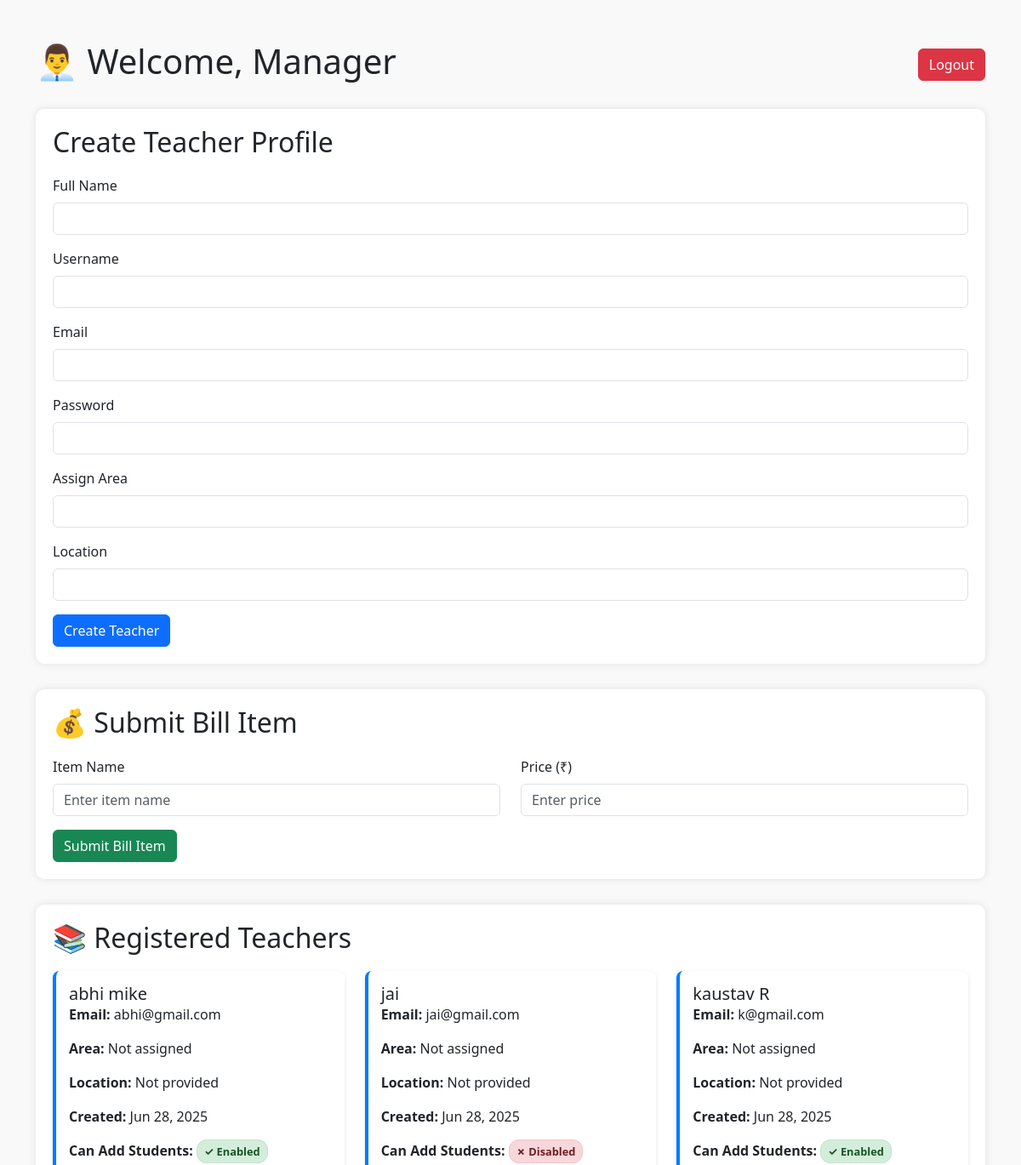
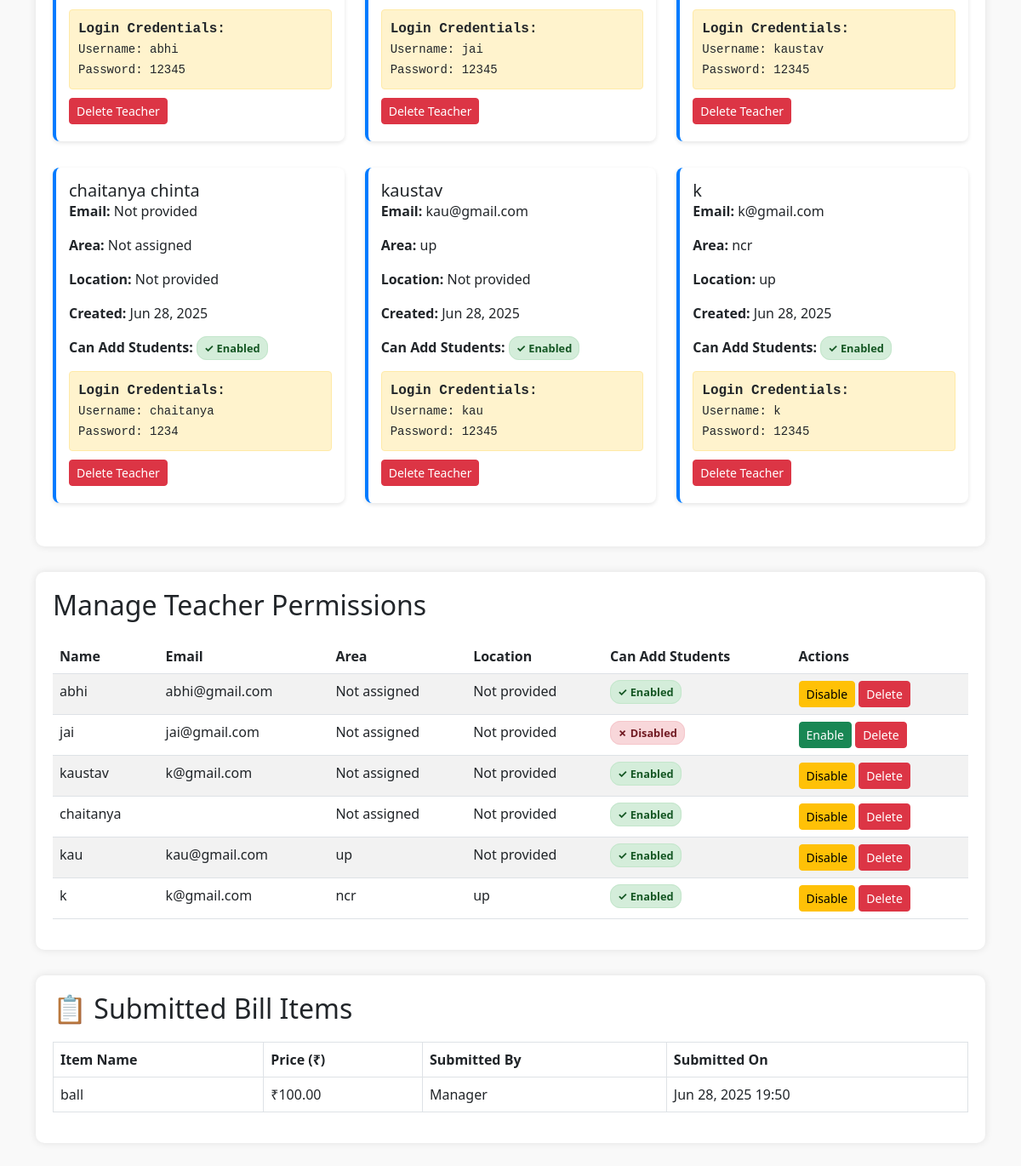
The page /api/manager/ on the database its author committed (2 pictures, top to bottom).
### accounts/models.py (models this page shows, shortened)
class User(models.Model):
    ROLE_CHOICES = [
        ('admin', 'Admin'),
        ('manager', 'Manager'),
        ('teacher', 'Teacher'),
        ('student', 'Student'),
    ]
    username = models.CharField(max_length=100, unique=True)
    password = models.CharField(max_length=100)
    name = models.CharField(max_length=100)
    email = models.EmailField(blank=True)
    role = models.CharField(max_length=10, choices=ROLE_CHOICES)
    area = models.CharField(max_length=100, blank=True, null=True, help_text="Assigned area for teachers")
    location = models.CharField(max_length=100, blank=True, null=True, help_text="Location of the user")
    created_at = models.DateTimeField(auto_now_add=True)
    can_add_students = models.BooleanField(default=True, help_text="Whether teacher can add new students")

class BillItem(models.Model):
    item_name = models.CharField(max_length=200, help_text="Name of the item")
    price = models.DecimalField(max_digits=10, decimal_places=2, help_text="Price of the item")
    submitted_by = models.ForeignKey(User, on_delete=models.CASCADE, related_name='submitted_bills')
    submitted_at = models.DateTimeField(auto_now_add=True)

### accounts/views.py (the view, shortened to what this page needs)
# urls.py: path('manager/', views.manager_page, name='manager_page'),
def manager_page(request):
    ensure_admin_manager()
    message = error = None
    teachers = User.objects.filter(role='teacher')
    bill_items = BillItem.objects.all().order_by('-submitted_at')
    return render(request, 'accounts/manager.html', {
        'message': message,
        'error': error,
        'teachers': teachers,
        'bill_items': bill_items
    })

### accounts/views.py (called while the page is built)
def ensure_admin_manager():
    for creds in [ADMIN_CREDENTIALS, MANAGER_CREDENTIALS]:
        User.objects.get_or_create(
            username=creds['username'],
            defaults={
                'password': creds['password'],
                'role': creds['role'],
                'name': creds['name'],
                'email': creds['email']
            }
        )

### accounts/templates/accounts/manager.html (shortened to what this page needs)
<!DOCTYPE html>
<html>
<head>
  <link rel="stylesheet" href="https://cdn.jsdelivr.net/npm/bootstrap@5.3.0/dist/css/bootstrap.min.css">
</head>
<body>
  <div class="container mt-5">
    <div class="d-flex justify-content-between align-items-center mb-4">
      <h1>👨‍💼 Welcome, Manager</h1>
      <a href="/api/logout/" class="btn btn-danger">Logout</a>
    </div>
    <div class="section-box">
      <h2>Create Teacher Profile</h2>
      <form method="POST" action="">
        <div class="mb-3">
          <label class="form-label">Full Name</label>
          <input type="text" name="name" class="form-control" required>
        </div>
        <div class="mb-3">
          <label class="form-label">Username</label>
          <input type="text" name="username" class="form-control" required>
        </div>
        <div class="mb-3">
          <label class="form-label">Email</label>
          <input type="email" name="email" class="form-control" required>
        </div>
        <div class="mb-3">
          <label class="form-label">Password</label>
          <input type="password" name="password" class="form-control" required>
        </div>
        <div class="mb-3">
          <label class="form-label">Assign Area</label>
          <input type="text" name="area" class="form-control" required>
        </div>
        <div class="mb-3">
          <label class="form-label">Location</label>
          <input type="text" name="location" class="form-control" required>
        </div>
        <button type="submit" class="btn btn-primary">Create Teacher</button>
      </form>
    </div>
    <div class="section-box">
      <h2>💰 Submit Bill Item</h2>
      <form method="POST" action="">
        <div class="row">
          <div class="col-md-6">
            <div class="mb-3">
              <label class="form-label">Item Name</label>
              <input type="text" name="item_name" class="form-control" placeholder="Enter item name" required>
            </div>
          </div>
          <div class="col-md-6">
            <div class="mb-3">
              <label class="form-label">Price (₹)</label>
              <input type="number" name="price" class="form-control" placeholder="Enter price" step="0.01" min="0" required>
            </div>
          </div>
        </div>
        <button type="submit" class="btn btn-success">Submit Bill Item</button>
      </form>
    </div>
    <div class="section-box">
      <h2>📚 Registered Teachers</h2>
      {% if teachers %}
        <div class="row">
          {% for teacher in teachers %}
            <div class="col-md-6 col-lg-4 mb-3">
              <div class="teacher-card">
                <h5 class="card-title">{{ teacher.name }}</h5>
                <p class="card-text"><strong>Email:</strong> {{ teacher.email|default:"Not provided" }}</p>
                <p class="card-text"><strong>Area:</strong> {{ teacher.area|default:"Not assigned" }}</p>
                <p class="card-text"><strong>Location:</strong> {{ teacher.location|default:"Not provided" }}</p>
                <p class="card-text"><strong>Created:</strong> {{ teacher.created_at|date:"M d, Y" }}</p>
                <p class="card-text">
                  <strong>Can Add Students:</strong>
                  <span class="status-badge {% if teacher.can_add_students %}status-enabled{% else %}status-disabled{% endif %}">
                    {% if teacher.can_add_students %}✓ Enabled{% else %}✗ Disabled{% endif %}
                  </span>
                </p>
                <div class="credentials-box">
                  <strong>Login Credentials:</strong><br>
                  <small>Username: {{ teacher.username }}</small><br>
                  <small>Password: {{ teacher.password }}</small>
                </div>
                <div class="action-buttons">
                  <form method="POST" action="{% url 'delete_teacher' teacher.id %}" style="display: inline;"
                        onsubmit="return confirm('Are you sure you want to delete teacher {{ teacher.name }}? This action cannot be undone.')">
                    <button type="submit" class="btn btn-sm btn-danger">Delete Teacher</button>
                  </form>
                </div>
              </div>
            </div>
          {% endfor %}
        </div>
      {% else %}
        <div class="alert alert-info">
          <p class="mb-0">No teachers registered yet. Use the form above to add your first teacher.</p>
        </div>
      {% endif %}
    </div>
    <div class="section-box">
      <h2>Manage Teacher Permissions</h2>
      {% if teachers %}
        <table class="table table-striped">
          <thead>
            <tr>
              <th>Name</th>
              <th>Email</th>
              <th>Area</th>
              <th>Location</th>
              <th>Can Add Students</th>
              <th>Actions</th>
            </tr>
          </thead>
          <tbody>
            {% for teacher in teachers %}
            <tr>
              <td>{{ teacher.username }}</td>
              <td>{{ teacher.email }}</td>
              <td>{{ teacher.area|default:"Not assigned" }}</td>
              <td>{{ teacher.location|default:"Not provided" }}</td>
              <td>
                <span class="status-badge {% if teacher.can_add_students %}status-enabled{% else %}status-disabled{% endif %}">
                  {% if teacher.can_add_students %}✓ Enabled{% else %}✗ Disabled{% endif %}
                </span>
              </td>
              <td>
                <form method="POST" action="{% url 'toggle_student_permission' teacher.id %}" style="display: inline;">
                  <button type="submit" class="btn btn-sm {% if teacher.can_add_students %}btn-warning{% else %}btn-success{% endif %}">
                    {% if teacher.can_add_students %}Disable{% else %}Enable{% endif %}
                  </button>
                </form>
                <form method="POST" action="{% url 'delete_teacher' teacher.id %}" style="display: inline;"
                      onsubmit="return confirm('Are you sure you want to delete teacher {{ teacher.name }}? This action cannot be undone.')">
                  <button type="submit" class="btn btn-sm btn-danger">Delete</button>
                </form>
              </td>
            </tr>
            {% endfor %}
          </tbody>
        </table>
      {% else %}
        <div class="alert alert-info">
          <p class="mb-0">No teachers available to manage permissions.</p>
        </div>
      {% endif %}
    </div>
    <div class="section-box">
      <h2>📋 Submitted Bill Items</h2>
      {% if bill_items %}
        <table class="table table-bordered">
          <thead>
            <tr>
              <th>Item Name</th>
              <th>Price (₹)</th>
              <th>Submitted By</th>
              <th>Submitted On</th>
            </tr>
          </thead>
          <tbody>
            {% for bill_item in bill_items %}
            <tr>
              <td>{{ bill_item.item_name }}</td>
              <td>₹{{ bill_item.price }}</td>
              <td>{{ bill_item.submitted_by.name }}</td>
              <td>{{ bill_item.submitted_at|date:"M d, Y H:i" }}</td>
            </tr>
            {% endfor %}
          </tbody>
        </table>
      {% else %}
        <div class="alert alert-info">
          <p class="mb-0">No bill items submitted yet. Use the form above to add your first bill item.</p>
        </div>
      {% endif %}
    </div>
  </div>
</body>
</html>

### accounts/templates/accounts/manager.html (style rules this page uses)
body { background-color: #f9f9f9; }
.section-box { background: white; border-radius: 10px; padding: 20px; margin-bottom: 30px; box-shadow: 0 0 10px rgba(0,0,0,0.1); }
h2 { margin-bottom: 20px; }
.teacher-card { background: white; border-radius: 8px; padding: 15px; margin-bottom: 15px; box-shadow: 0 2px 5px rgba(0,0,0,0.1); border-left: 4px solid #007bff; }
.credentials-box { background-color: #fff3cd; padding: 10px; border-radius: 4px; font-family: monospace; margin-top: 10px; border: 1px solid #ffeaa7; }
.status-badge { font-size: 0.8em; padding: 4px 8px; border-radius: 12px; font-weight: bold; }
.status-enabled { background-color: #d4edda; color: #155724; border: 1px solid #c3e6cb; }
.status-disabled { background-color: #f8d7da; color: #721c24; border: 1px solid #f5c6cb; }
.action-buttons { margin-top: 10px; }
.action-buttons .btn { margin-right: 5px; margin-bottom: 5px; }

### rows shown on the page
User: name "abhi mike", email "abhi@gmail.com", area "Not assigned", location "Not provided", created_at "Jun 28, 2025", can_add_students "✓ Enabled", username "abhi", password "12345"
User: name "jai", email "jai@gmail.com", area "Not assigned", location "Not provided", created_at "Jun 28, 2025", can_add_students "✗ Disabled", username "jai", password "12345"
User: name "kaustav R", email "k@gmail.com", area "Not assigned", location "Not provided", created_at "Jun 28, 2025", can_add_students "✓ Enabled", username "kaustav", password "12345"
User: name "chaitanya chinta", email "Not provided", area "Not assigned", location "Not provided", created_at "Jun 28, 2025", can_add_students "✓ Enabled", username "chaitanya", password "1234"
User: name "kaustav", email "kau@gmail.com", area "up", location "Not provided", created_at "Jun 28, 2025", can_add_students "✓ Enabled", username "kau", password "12345"
User: name "k", email "k@gmail.com", area "ncr", location "up", created_at "Jun 28, 2025", can_add_students "✓ Enabled", username "k", password "12345"
BillItem: item_name "ball", price "100.00", submitted_by.name "Manager", submitted_at "Jun 28, 2025 19:50"
